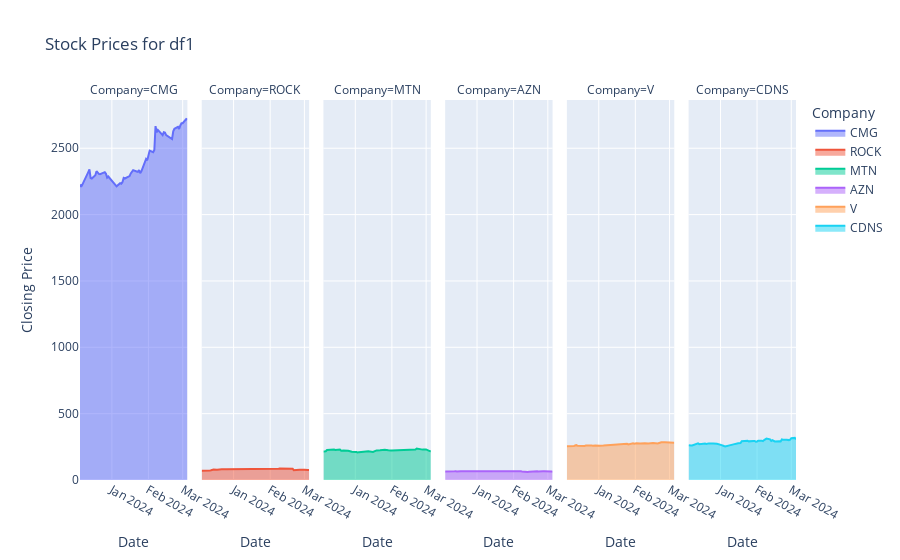

Here is the notebook cell this chart was saved with:
### Markdown cell above
faceted area charts

### Code cell
fig = px.area(df1, x='Date', y='Close', color='Ticker',
              facet_col='Ticker',
              labels={'Date':'Date', 'Close':'Closing Price', 'Ticker':'Company'},
              title='Stock Prices for df1')
fig.show()
